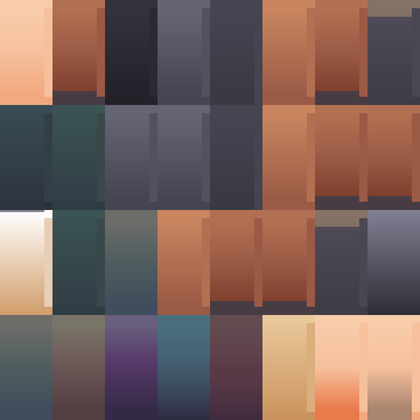
#> input picture assets/kaykit/tex/rogue_ink.png, 420 x 420 px, shrunk from 512 x 512 before the run, found by its file name
$ python outfits.py
#> lines starting #> are read from the running program, lines starting #| are printed output that depends on the picture
import colorsys
from PIL import Image
SRC = "assets/kaykit/tex/rogue_ink.png"
V = {"indigo": "#2B4C7E", "matcha": "#5E7F4A", "kaki": "#E8692A", "sakura": "#D98AA0",
     "neige": "#FBF8F2", "glycine": "#7A5FA0", "or": "#E2B04A"}
def rgb(h):
    h = h.lstrip("#"); return tuple(int(h[i:i+2], 16) / 255 for i in (0, 2, 4))
def is_skin(r, g, b):
    h, s, v = colorsys.rgb_to_hsv(r, g, b)
    return 0.01 <= h <= 0.13 and v >= 0.5 and s <= 0.7
for name, col in V.items():
    img = Image.open(SRC).convert("RGBA"); px = img.load(); t = rgb(col); cache = {}
#> further down, img is the input picture: PIL image 420x420 RGBA; mean R, G, B, A 122.1, 97.8, 91.9, 255
    for y in range(img.height):
        for x in range(img.width):
            p = px[x, y]
            if p not in cache:
                r, g, b, a = (c / 255 for c in p)
                if is_skin(r, g, b):
                    q = p
                else:
                    lum = 0.299 * r + 0.587 * g + 0.114 * b
                    k = 0.78 + 1.4 * (lum - 0.27)
                    q = tuple(round(255 * max(0.0, min(1.0, c * 0.12 + tc * k * 0.88))) for c, tc in zip((r, g, b), t)) + (p[3],)
                cache[p] = q
            px[x, y] = cache[p]
    img.save(f"assets/kaykit/tex/rogue_{name}.png", optimize=True)
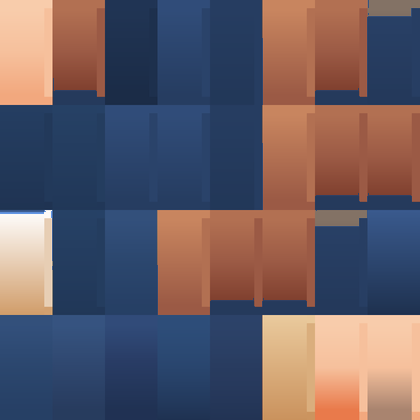
#> saved as rogue_indigo.png: PIL image 420x420 RGBA; mean R, G, B, A 102.4, 91.8, 101, 255
    print(name, len(cache))
#| indigo 4992
